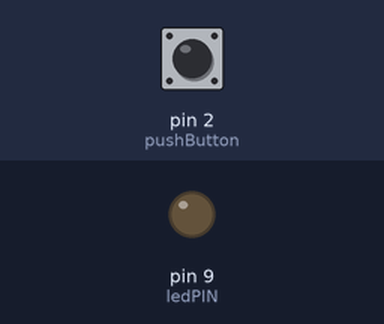
Recording of a program running on a simulated Arduino Uno, built with avr-gcc and run on an emulated ATmega328P. Shown: output pins drawn as LEDs (lit = HIGH). The inputs (shaded band) are chosen by the test bench; at power-on: pin 2 (pushButton) HIGH. What the program prints to the serial monitor is not drawn.

Above: at 1.2 s.
1.3 s: pin 2 (pushButton) pulled LOW for 0.15 s
At 2.25 s:
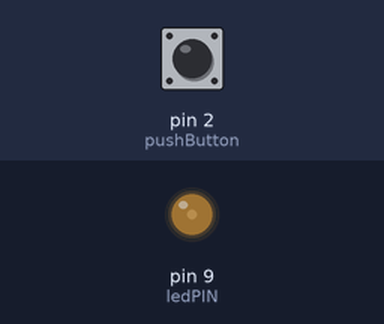
At 3.25 s:
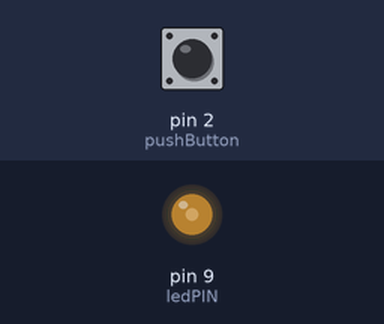
7.3 s: pin 2 (pushButton) pulled LOW for 1 s
At 7.45 s:
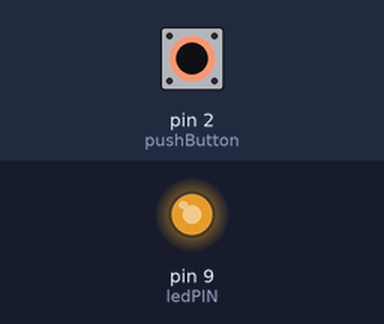
Timing chart, 0 to 16.3 s (numbered marks = the images above; inputs shaded):
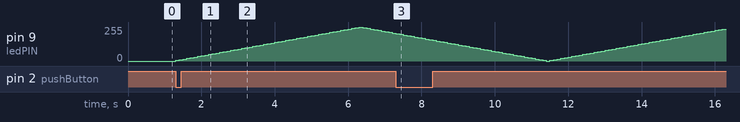

The program:

main.cpp
```cpp
#include <Arduino.h>

//When the button is pressed the led will cycle through brightness and stop when it's 0
//Assign pins and values to corresponding variables
const int ledPIN = 9;
const int pushButton = 2;

int brightness = 0;
int fadeAmount = 5;

volatile int buttonState = 0;

void button_ISR();
void fade_LED();

void setup() {
  Serial.begin(9600); //Allow the Arduino to write to the log console
  pinMode(ledPIN, OUTPUT);
  pinMode(pushButton, INPUT); //Assign input and output pins
  attachInterrupt(0, button_ISR, FALLING); //attaches an inerrupt to the ISR vector 0 is for pin 1 and 2
}

void loop() {
  if (buttonState) {
    fade_LED();
  }
}

void button_ISR() {
  buttonState = 1;
}

void fade_LED() {
  Serial.write(buttonState);
  buttonState = 0;
  bool Done = false;
  while (!Done)
  {
    brightness = brightness + fadeAmount;
    analogWrite(ledPIN,brightness);
    Serial.write(brightness);
    delay(100);

    if (brightness >= 255 ) {
      fadeAmount = -fadeAmount;
    }

    if ( brightness <= 0 ) {
      Done = true;
      brightness = 0;
      analogWrite(ledPIN,brightness);
      fadeAmount = -fadeAmount;
    }
  }
}
```

Measured:
- after the input at 1.3 s, pin 9 (ledPIN): rises from 0/255 to 255/255 in 5.0 s, then falls to 210/255 in 0.90 s
